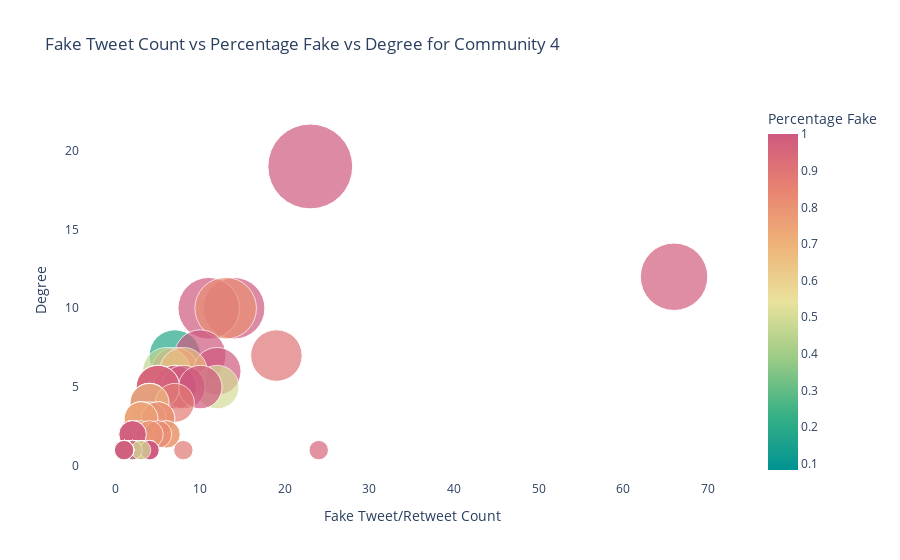

The cell this chart's notebook holds for it:
### Code cell
fig = px.scatter(com4_metrics, x="tweet_retweet_fake_count", y="degree", size = 'degree', color="percentage_fake",
                 hover_name="user_id", log_y=False, size_max=60, color_continuous_scale=px.colors.diverging.Temps,
                title="Fake Tweet Count vs Percentage Fake vs Degree for Community 4",
                labels={
                     "tweet_retweet_fake_count": "Fake Tweet/Retweet Count",
                     "degree": "Degree",
                     "percentage_fake": "Percentage Fake"
                 })
fig.layout.plot_bgcolor = 'rgb(255,255,255)'
fig.show()

### Figure 1 — Plotly figure (JSON) as saved in the notebook; plotly's stock layout.template omitted (floating-point values rounded to 4 significant figures; data arrays with more than 128 entries replaced by an {"elided": "..."} marker saying what was removed)
{"data": [{"hovertemplate": "<b>%{hovertext}</b><br><br>Fake Tweet/Retweet Count=%{x}<br>Degree=%{marker.size}<br>Percentage Fake=%{marker.color}<extra></extra>", "hovertext": {"elided": "175 int values"}, "legendgroup": "", "marker": {"color": {"elided": "175 float values"}, "coloraxis": "coloraxis", "size": {"elided": "175 int values"}, "sizemode": "area", "sizeref": 0.005278, "symbol": "circle"}, "mode": "markers", "name": "", "orientation": "v", "showlegend": false, "type": "scatter", "x": {"elided": "175 int values"}, "xaxis": "x", "y": {"elided": "175 int values"}, "yaxis": "y"}], "layout": {"coloraxis": {"colorbar": {"title": {"text": "Percentage Fake"}}, "colorscale": [[0, "rgb(0, 147, 146)"], [0.1667, "rgb(57, 177, 133)"], [0.3333, "rgb(156, 203, 134)"], [0.5, "rgb(233, 226, 156)"], [0.6667, "rgb(238, 180, 121)"], [0.8333, "rgb(232, 132, 113)"], [1, "rgb(207, 89, 126)"]]}, "legend": {"itemsizing": "constant", "tracegroupgap": 0}, "plot_bgcolor": "rgb(255,255,255)", "title": {"text": "Fake Tweet Count vs Percentage Fake vs Degree for Community 4"}, "xaxis": {"anchor": "y", "domain": [0, 1], "title": {"text": "Fake Tweet/Retweet Count"}}, "yaxis": {"anchor": "x", "domain": [0, 1], "title": {"text": "Degree"}}}}
